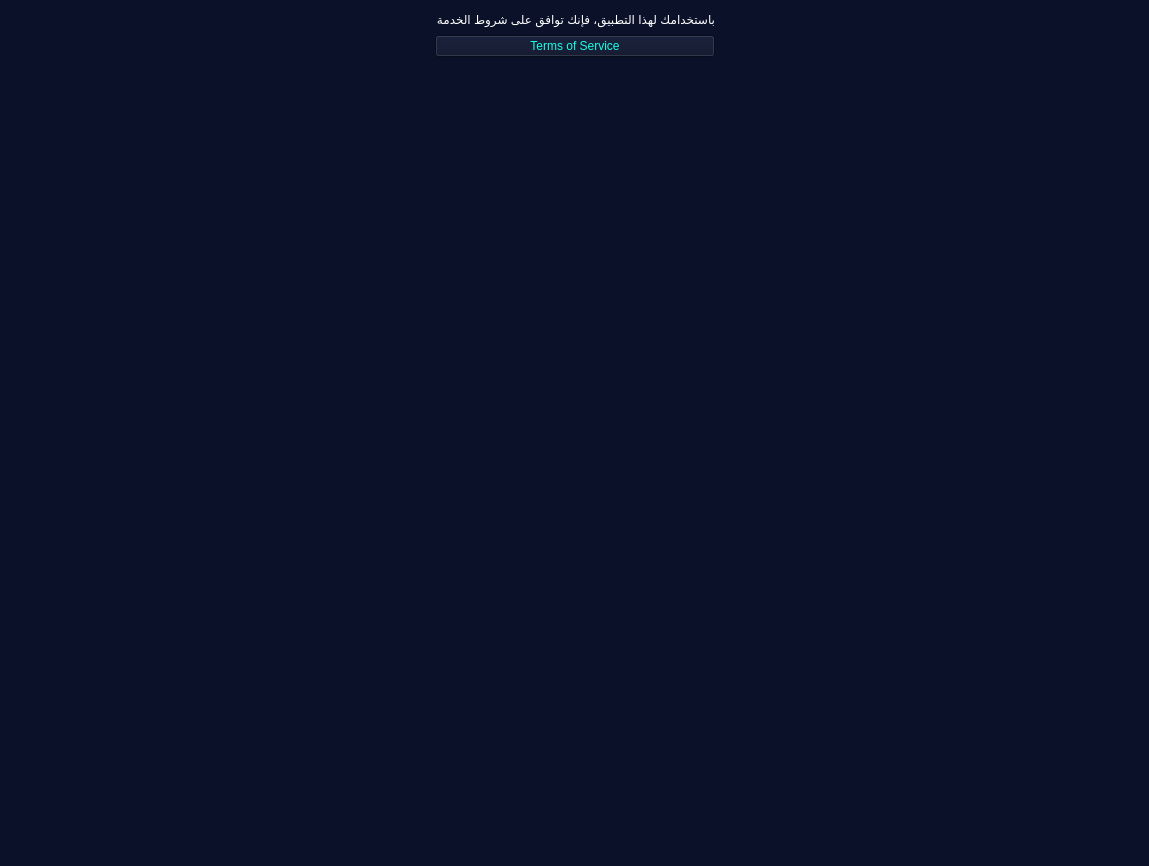
<?xml version="1.0" encoding="UTF-8"?>
<ui version="4.0">
 <class>MainWindow</class>
 <widget class="QMainWindow" name="MainWindow">
  <property name="geometry">
   <rect>
    <x>0</x>
    <y>0</y>
    <width>1149</width>
    <height>866</height>
   </rect>
  </property>
  <property name="windowTitle">
   <string>MainWindow</string>
  </property>
  <property name="styleSheet">
   <string notr="true">background-color: rgb(10, 17, 40);
color: rgb(0, 0, 0);</string>
  </property>
  <widget class="QWidget" name="centralwidget">
   <layout class="QGridLayout" name="gridLayout">
    <item row="3" column="1" colspan="5">
     <widget class="QLabel" name="label">
      <property name="styleSheet">
       <string notr="true">border-image: url(:/icons/professional-logo-for-oncall-app-designed-as-a-sta.jpeg);</string>
      </property>
      <property name="text">
       <string/>
      </property>
     </widget>
    </item>
    <item row="4" column="4">
     <spacer name="horizontalSpacer_2">
      <property name="orientation">
       <enum>Qt::Horizontal</enum>
      </property>
      <property name="sizeHint" stdset="0">
       <size>
        <width>40</width>
        <height>20</height>
       </size>
      </property>
     </spacer>
    </item>
    <item row="4" column="5">
     <widget class="QPushButton" name="pushButton_3">
      <property name="minimumSize">
       <size>
        <width>115</width>
        <height>83</height>
       </size>
      </property>
      <property name="toolTip">
       <string>Create New Request</string>
      </property>
      <property name="toolTipDuration">
       <number>0</number>
      </property>
      <property name="statusTip">
       <string extracomment="Create New Request">Create New Request</string>
      </property>
      <property name="whatsThis">
       <string extracomment="Create New Request">Create New Request</string>
      </property>
      <property name="text">
       <string/>
      </property>
      <property name="icon">
       <iconset resource="sources.qrc">
        <normaloff>:/icons/be-a-dra (1).png</normaloff>:/icons/be-a-dra (1).png</iconset>
      </property>
      <property name="iconSize">
       <size>
        <width>89</width>
        <height>77</height>
       </size>
      </property>
      <property name="flat">
       <bool>true</bool>
      </property>
     </widget>
    </item>
    <item row="2" column="3">
     <widget class="QPushButton" name="pushButton_4">
      <property name="styleSheet">
       <string notr="true">color: rgb(21, 255, 228);
font: 14pt &quot;Segoe UI&quot;;</string>
      </property>
      <property name="text">
       <string>Terms of Service</string>
      </property>
     </widget>
    </item>
    <item row="2" column="0" colspan="3">
     <spacer name="horizontalSpacer_5">
      <property name="orientation">
       <enum>Qt::Horizontal</enum>
      </property>
      <property name="sizeHint" stdset="0">
       <size>
        <width>40</width>
        <height>20</height>
       </size>
      </property>
     </spacer>
    </item>
    <item row="4" column="1">
     <widget class="QPushButton" name="pushButton">
      <property name="minimumSize">
       <size>
        <width>115</width>
        <height>83</height>
       </size>
      </property>
      <property name="toolTip">
       <string>about</string>
      </property>
      <property name="toolTipDuration">
       <number>0</number>
      </property>
      <property name="statusTip">
       <string extracomment="about">about</string>
      </property>
      <property name="whatsThis">
       <string extracomment="about">about</string>
      </property>
      <property name="text">
       <string/>
      </property>
      <property name="icon">
       <iconset resource="sources.qrc">
        <normaloff>:/icons/app-icon-for-an-about-page-the-icon-sh-a-dr.png</normaloff>:/icons/app-icon-for-an-about-page-the-icon-sh-a-dr.png</iconset>
      </property>
      <property name="iconSize">
       <size>
        <width>89</width>
        <height>66</height>
       </size>
      </property>
      <property name="autoDefault">
       <bool>false</bool>
      </property>
      <property name="default">
       <bool>false</bool>
      </property>
      <property name="flat">
       <bool>true</bool>
      </property>
     </widget>
    </item>
    <item row="4" column="6">
     <spacer name="horizontalSpacer_3">
      <property name="orientation">
       <enum>Qt::Horizontal</enum>
      </property>
      <property name="sizeHint" stdset="0">
       <size>
        <width>40</width>
        <height>20</height>
       </size>
      </property>
     </spacer>
    </item>
    <item row="4" column="2">
     <spacer name="horizontalSpacer">
      <property name="orientation">
       <enum>Qt::Horizontal</enum>
      </property>
      <property name="sizeHint" stdset="0">
       <size>
        <width>40</width>
        <height>20</height>
       </size>
      </property>
     </spacer>
    </item>
    <item row="4" column="3">
     <widget class="QPushButton" name="pushButton_2">
      <property name="minimumSize">
       <size>
        <width>115</width>
        <height>83</height>
       </size>
      </property>
      <property name="toolTip">
       <string>Search Request</string>
      </property>
      <property name="statusTip">
       <string extracomment="Search Request">Search Request</string>
      </property>
      <property name="whatsThis">
       <string extracomment="Search Request">Search Request</string>
      </property>
      <property name="text">
       <string/>
      </property>
      <property name="icon">
       <iconset resource="sources.qrc">
        <normaloff>:/icons/app-icon-for-search-request-or-fithe-icon.png</normaloff>:/icons/app-icon-for-search-request-or-fithe-icon.png</iconset>
      </property>
      <property name="iconSize">
       <size>
        <width>73</width>
        <height>77</height>
       </size>
      </property>
      <property name="flat">
       <bool>true</bool>
      </property>
     </widget>
    </item>
    <item row="2" column="4" colspan="3">
     <spacer name="horizontalSpacer_6">
      <property name="orientation">
       <enum>Qt::Horizontal</enum>
      </property>
      <property name="sizeHint" stdset="0">
       <size>
        <width>40</width>
        <height>20</height>
       </size>
      </property>
     </spacer>
    </item>
    <item row="4" column="0">
     <spacer name="horizontalSpacer_4">
      <property name="orientation">
       <enum>Qt::Horizontal</enum>
      </property>
      <property name="sizeHint" stdset="0">
       <size>
        <width>40</width>
        <height>20</height>
       </size>
      </property>
     </spacer>
    </item>
    <item row="1" column="3">
     <widget class="QLabel" name="label_2">
      <property name="maximumSize">
       <size>
        <width>16777215</width>
        <height>20</height>
       </size>
      </property>
      <property name="styleSheet">
       <string notr="true">color: rgb(255, 255, 255);
font: 10pt &quot;Segoe UI&quot;;</string>
      </property>
      <property name="text">
       <string>باستخدامك لهذا التطبيق، فإنك توافق على شروط الخدمة</string>
      </property>
     </widget>
    </item>
   </layout>
  </widget>
  <widget class="QMenuBar" name="menubar">
   <property name="geometry">
    <rect>
     <x>0</x>
     <y>0</y>
     <width>1149</width>
     <height>21</height>
    </rect>
   </property>
  </widget>
  <widget class="QStatusBar" name="statusbar"/>
 </widget>
 <resources>
  <include location="sources.qrc"/>
 </resources>
 <connections/>
</ui>
